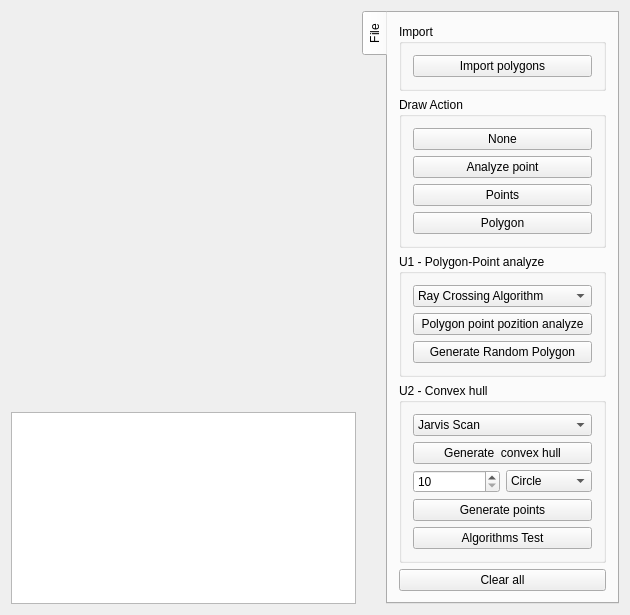
<?xml version="1.0" encoding="UTF-8"?>
<ui version="4.0">
 <class>Widget</class>
 <widget class="QWidget" name="Widget">
  <property name="geometry">
   <rect>
    <x>0</x>
    <y>0</y>
    <width>630</width>
    <height>603</height>
   </rect>
  </property>
  <property name="windowTitle">
   <string>Widget</string>
  </property>
  <layout class="QGridLayout" name="gridLayout">
   <item row="0" column="0">
    <widget class="Draw" name="canvas" native="true">
     <property name="sizePolicy">
      <sizepolicy hsizetype="Expanding" vsizetype="Expanding">
       <horstretch>5</horstretch>
       <verstretch>5</verstretch>
      </sizepolicy>
     </property>
    </widget>
   </item>
   <item row="1" column="0">
    <widget class="QPlainTextEdit" name="console">
     <property name="enabled">
      <bool>true</bool>
     </property>
     <property name="readOnly">
      <bool>true</bool>
     </property>
    </widget>
   </item>
   <item row="0" column="1" rowspan="2">
    <widget class="QTabWidget" name="tools">
     <property name="sizePolicy">
      <sizepolicy hsizetype="Expanding" vsizetype="Expanding">
       <horstretch>0</horstretch>
       <verstretch>0</verstretch>
      </sizepolicy>
     </property>
     <property name="tabPosition">
      <enum>QTabWidget::West</enum>
     </property>
     <property name="tabShape">
      <enum>QTabWidget::Rounded</enum>
     </property>
     <property name="currentIndex">
      <number>0</number>
     </property>
     <widget class="QWidget" name="tab">
      <attribute name="title">
       <string>File</string>
      </attribute>
      <layout class="QVBoxLayout" name="verticalLayout">
       <item>
        <widget class="QGroupBox" name="groupBox_4">
         <property name="title">
          <string>Import</string>
         </property>
         <layout class="QVBoxLayout" name="verticalLayout_6">
          <item>
           <widget class="QPushButton" name="btn_imp_polygons">
            <property name="text">
             <string>Import polygons</string>
            </property>
           </widget>
          </item>
         </layout>
        </widget>
       </item>
       <item>
        <widget class="QGroupBox" name="groupBox_3">
         <property name="title">
          <string>Draw Action</string>
         </property>
         <layout class="QVBoxLayout" name="verticalLayout_7">
          <item>
           <widget class="QPushButton" name="btn_drw_none">
            <property name="text">
             <string>None</string>
            </property>
            <property name="checkable">
             <bool>true</bool>
            </property>
            <attribute name="buttonGroup">
             <string notr="true">draw_group</string>
            </attribute>
           </widget>
          </item>
          <item>
           <widget class="QPushButton" name="btn_drw_point">
            <property name="text">
             <string>Analyze point</string>
            </property>
            <property name="checkable">
             <bool>true</bool>
            </property>
            <property name="autoRepeat">
             <bool>false</bool>
            </property>
            <attribute name="buttonGroup">
             <string notr="true">draw_group</string>
            </attribute>
           </widget>
          </item>
          <item>
           <widget class="QPushButton" name="btn_drw_points">
            <property name="text">
             <string>Points</string>
            </property>
            <property name="checkable">
             <bool>true</bool>
            </property>
            <attribute name="buttonGroup">
             <string notr="true">draw_group</string>
            </attribute>
           </widget>
          </item>
          <item>
           <widget class="QPushButton" name="btn_drw_polygon">
            <property name="text">
             <string>Polygon</string>
            </property>
            <property name="checkable">
             <bool>true</bool>
            </property>
            <property name="autoRepeat">
             <bool>false</bool>
            </property>
            <attribute name="buttonGroup">
             <string notr="true">draw_group</string>
            </attribute>
           </widget>
          </item>
         </layout>
        </widget>
       </item>
       <item>
        <widget class="QGroupBox" name="groupBox_5">
         <property name="title">
          <string>U1 - Polygon-Point analyze</string>
         </property>
         <layout class="QVBoxLayout" name="verticalLayout_8">
          <item>
           <widget class="QComboBox" name="cmb_poly_point_alg">
            <item>
             <property name="text">
              <string>Ray Crossing Algorithm</string>
             </property>
            </item>
            <item>
             <property name="text">
              <string>Winding Number Algorithm</string>
             </property>
            </item>
           </widget>
          </item>
          <item>
           <widget class="QPushButton" name="btn_anl_polygon_point">
            <property name="text">
             <string>Polygon point pozition analyze</string>
            </property>
           </widget>
          </item>
          <item>
           <widget class="QPushButton" name="btn_gen_rand_polygon">
            <property name="text">
             <string>Generate Random Polygon</string>
            </property>
           </widget>
          </item>
         </layout>
        </widget>
       </item>
       <item>
        <widget class="QGroupBox" name="groupBox">
         <property name="title">
          <string>U2 - Convex hull</string>
         </property>
         <layout class="QGridLayout" name="gridLayout_2">
          <item row="3" column="1">
           <widget class="QComboBox" name="cmb_rand_shape">
            <item>
             <property name="text">
              <string>Circle</string>
             </property>
            </item>
            <item>
             <property name="text">
              <string>Square</string>
             </property>
            </item>
            <item>
             <property name="text">
              <string>Grid</string>
             </property>
            </item>
            <item>
             <property name="text">
              <string>Raster</string>
             </property>
            </item>
           </widget>
          </item>
          <item row="3" column="0">
           <widget class="QSpinBox" name="spn_rand_points">
            <property name="minimum">
             <number>10</number>
            </property>
            <property name="maximum">
             <number>1000000</number>
            </property>
            <property name="singleStep">
             <number>10</number>
            </property>
           </widget>
          </item>
          <item row="1" column="0" colspan="2">
           <widget class="QPushButton" name="btn_gen_convex_hull">
            <property name="text">
             <string>Generate  convex hull</string>
            </property>
           </widget>
          </item>
          <item row="0" column="0" colspan="2">
           <widget class="QComboBox" name="cmb_convex_hull_alg">
            <item>
             <property name="text">
              <string>Jarvis Scan</string>
             </property>
            </item>
            <item>
             <property name="text">
              <string>Quick Hull</string>
             </property>
            </item>
            <item>
             <property name="text">
              <string>Sweep Line</string>
             </property>
            </item>
            <item>
             <property name="text">
              <string>Graham Scan</string>
             </property>
            </item>
           </widget>
          </item>
          <item row="4" column="0" colspan="2">
           <widget class="QPushButton" name="btn_gen_rand_points">
            <property name="text">
             <string>Generate points</string>
            </property>
           </widget>
          </item>
          <item row="5" column="0" colspan="2">
           <widget class="QPushButton" name="btn_tst_algorithms">
            <property name="text">
             <string>Algorithms Test</string>
            </property>
           </widget>
          </item>
         </layout>
        </widget>
       </item>
       <item>
        <widget class="QPushButton" name="btn_clear">
         <property name="text">
          <string>Clear all</string>
         </property>
        </widget>
       </item>
       <item>
        <spacer name="verticalSpacer">
         <property name="orientation">
          <enum>Qt::Vertical</enum>
         </property>
         <property name="sizeHint" stdset="0">
          <size>
           <width>20</width>
           <height>40</height>
          </size>
         </property>
        </spacer>
       </item>
      </layout>
     </widget>
    </widget>
   </item>
  </layout>
 </widget>
 <layoutdefault spacing="6" margin="11"/>
 <customwidgets>
  <customwidget>
   <class>Draw</class>
   <extends>QWidget</extends>
   <header>draw.h</header>
   <container>1</container>
  </customwidget>
 </customwidgets>
 <resources/>
 <connections/>
 <buttongroups>
  <buttongroup name="draw_group"/>
 </buttongroups>
</ui>
